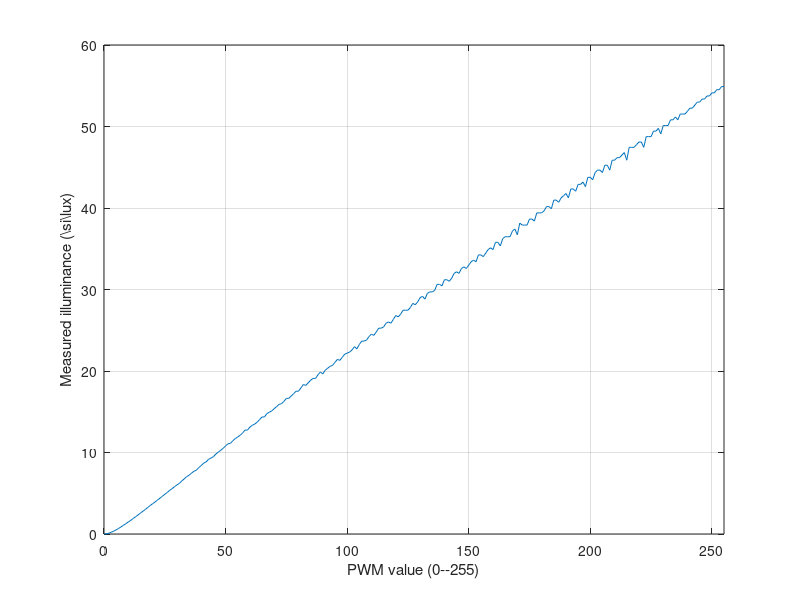

This chart was generated by the following MATLAB code:
# Octave

data = dlmread('pwm_to_lux.csv', ',');

#figure('visible', 'off');
plot(data(:,1), data(:,4));
xlabel('PWM value (0--255)');
ylabel('Measured illuminance (\si{\lux})');
axis([0, 255]);
grid on
print('pwm_to_lux', '-depslatex', '-mono');
